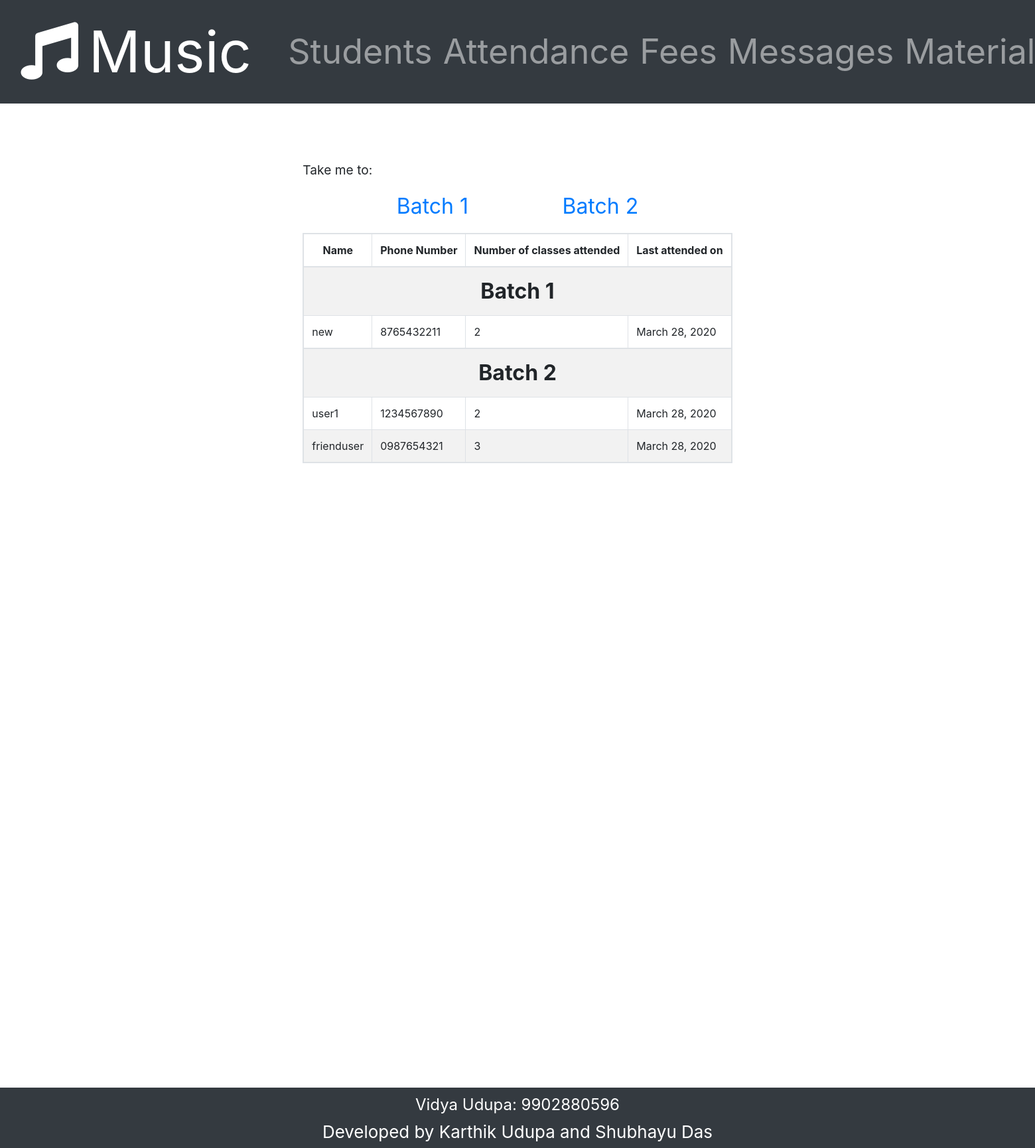
Page /admin-home/student-data/ (signed in) on the committed database.
### Registry/models.py (models this page shows)
class storeData(models.Model):
    id = models.AutoField(primary_key=True)
    username = models.CharField(max_length=100, default = "", verbose_name = "Student Name")
    phone_regex = RegexValidator(regex = r'^[0-9]{10}$', message = "Phone number must be of the form: 9876543210.")
    phone_number = models.CharField(validators = [phone_regex], max_length=11, verbose_name = "Phone Number")
    batch_number = models.IntegerField(default = 0, verbose_name = "Batch number")
    password = models.CharField(max_length = 30, verbose_name = "Password")
    no_of_class_attended = models.IntegerField(default = 0)
    last_class_attended = models.DateTimeField(auto_now_add = True)
    last_fees_paid = models.DateTimeField(default = datetime(1970, 1, 1, tzinfo=timezone('Asia/Kolkata')))
    validated = models.BooleanField(default = False)
    is_superuser = models.BooleanField(default = False)
    is_logged_in = models.BooleanField(default = False, verbose_name = "Logged in status")
    unseen_message_count = models.IntegerField(default = 0)
    unseen_file_count = models.IntegerField(default = 0)
    email_address = models.EmailField()

### Registry/views.py (the view)
# urls.py: path('admin-home/student-data/', views.studentsData, name = 'studentsData'),
def studentsData(request):
    if checkStatus(request, sudo = True) == "superuser":
        args = {'batch1':[], 'batch2': []}
        for user in storeData.objects.filter(is_superuser = False, validated = True).values():
            temp = {'id': None, 'name': '', 'phoneNumber': '', 'classesAttended': None, 'lastAttended': None, 'feesStatus': False, 'isValidated': False}
            temp['id'] = (user['id'])
            temp['name'] = (user['username'])
            temp['phoneNumber'] = (user['phone_number'])
            temp['classesAttended'] = (user['no_of_class_attended'])
            temp['lastAttended'] = (user['last_class_attended'].date())
            if user['batch_number'] == 1:
                args['batch1'].append(temp)
            else:
                args['batch2'].append(temp)
        return render(request, 'Registry/studentsData.html', args)
    else:
        errorMessage(request, 'notSignedIn')
        return redirect('home')

### Registry/views.py (called while the page is built)
def checkStatus(request, sudo = False):
    userId = request.session.get('user_info')
    try:
        user = storeData.objects.get(id = userId)
        if userId is not None and userId is not -1:
            if user.is_superuser:
                if sudo:
                    return "superuser"
                else:
                    return False
            else:
                return True
        else:
            return False
    except:
        return False

### Registry/templates/Registry/studentsData.html
{% extends "Registry/adminBase.html" %}
{% load static %}
{% block style %}
    <link rel="stylesheet" href = '{% static "css/studentData.css" %}'>
{% endblock %}
{% block body %}
<div id = "full">
    <p id = "niceness">Take me to:</p>
    <ul id = "guides">
        <li>
            <a href="#batch1">Batch 1</a>
        </li>
        <li>
            <a href="#batch2">Batch 2</a>
        </li>
    </ul>
    <table class = "table table-striped table-bordered table-hover table-responsive">
        <thead>
            <tr>
                <th class = 'name'>Name</th>
                <th>Phone Number</th>
                <th>Number of classes attended</th>
                <th>Last attended on</th>
            </tr>
        </thead>
        <tbody>
                <tr>
                    <th colspan="4" id = "batch1">Batch 1</th>
                </tr>
            {% for user in batch1 %}
            <tr>
                    <td class = 'name'>{{ user.name }}</td>
                    <td>{{ user.phoneNumber }}</td>
                    <td>{{ user.classesAttended }}</td>
                    <td>{{ user.lastAttended }}</td>
            </tr>
            {% endfor %}
        </tbody>
        <tbody>
                <tr>
                    <th colspan="4" id = "batch2">Batch 2</th>
                </tr>
            {% for user in batch2 %}
            <tr>
                    <td class = 'name'>{{ user.name }}</td>
                    <td>{{ user.phoneNumber }}</td>
                    <td>{{ user.classesAttended }}</td>
                    <td>{{ user.lastAttended }}</td>
            </tr>
            {% endfor %}
        </tbody>
    </table>
</div>
{% endblock %}

### Registry/static/css/adminBase.css (style rules this page uses)
html, body { width: 100%; }

### Registry/static/css/studentData.css (style rules this page uses)
#full { position: relative; padding-top: calc(5vh); width: max-content; }
.table { overflow-x: auto; }
.table th { text-align: center; }
#niceness { font-size: 1.2rem; }
#guides { list-style: none; display: flex; flex-direction: row; justify-content: space-evenly; padding-left: 0%; scroll-behavior: smooth; }
#guides a { text-decoration: none; font-size: 2rem; }
#batch1, #batch2 { font-size: 2rem; }
@media (min-width: 768px) { #full { margin: auto; } }

### rows in the picture
storeData: name "new", phoneNumber "8765432211"
storeData: name "user1", phoneNumber "1234567890"
storeData: name "frienduser", phoneNumber "0987654321", classesAttended "3", lastAttended "March 28, 2020"

### other values in the picture
{{ user.classesAttended }} "2"
{{ user.lastAttended }} "March 28, 2020"
